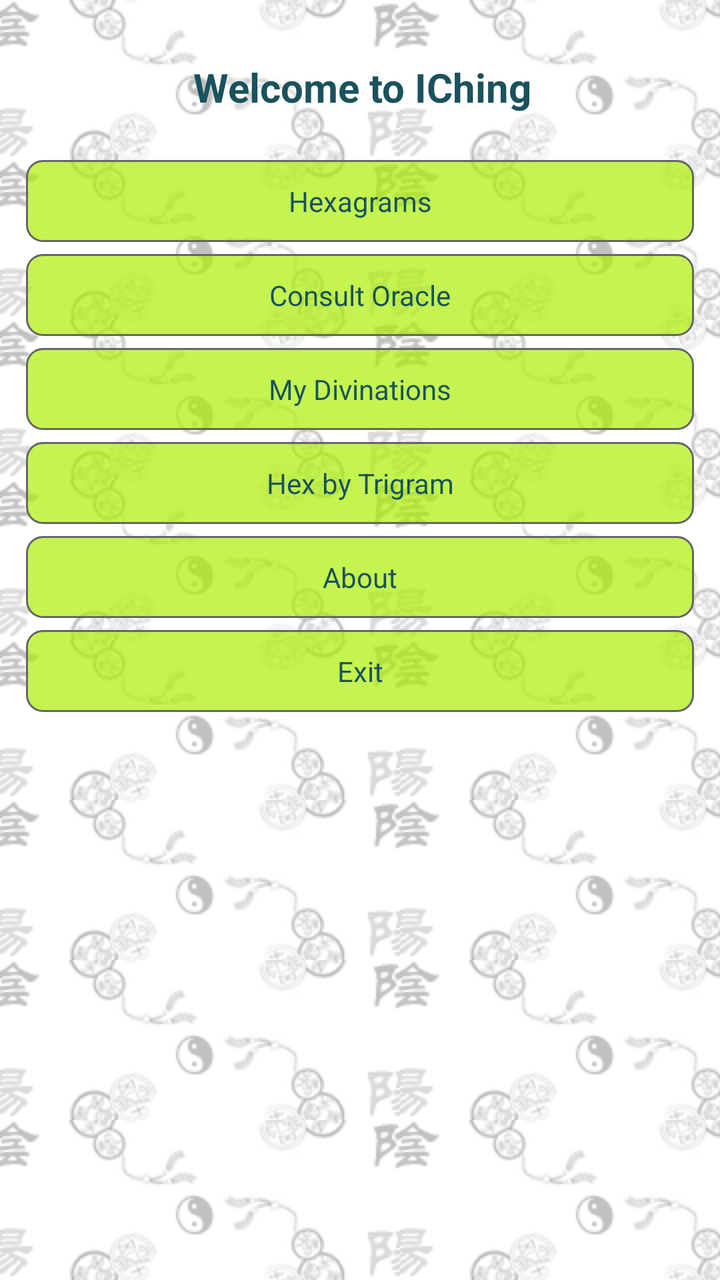
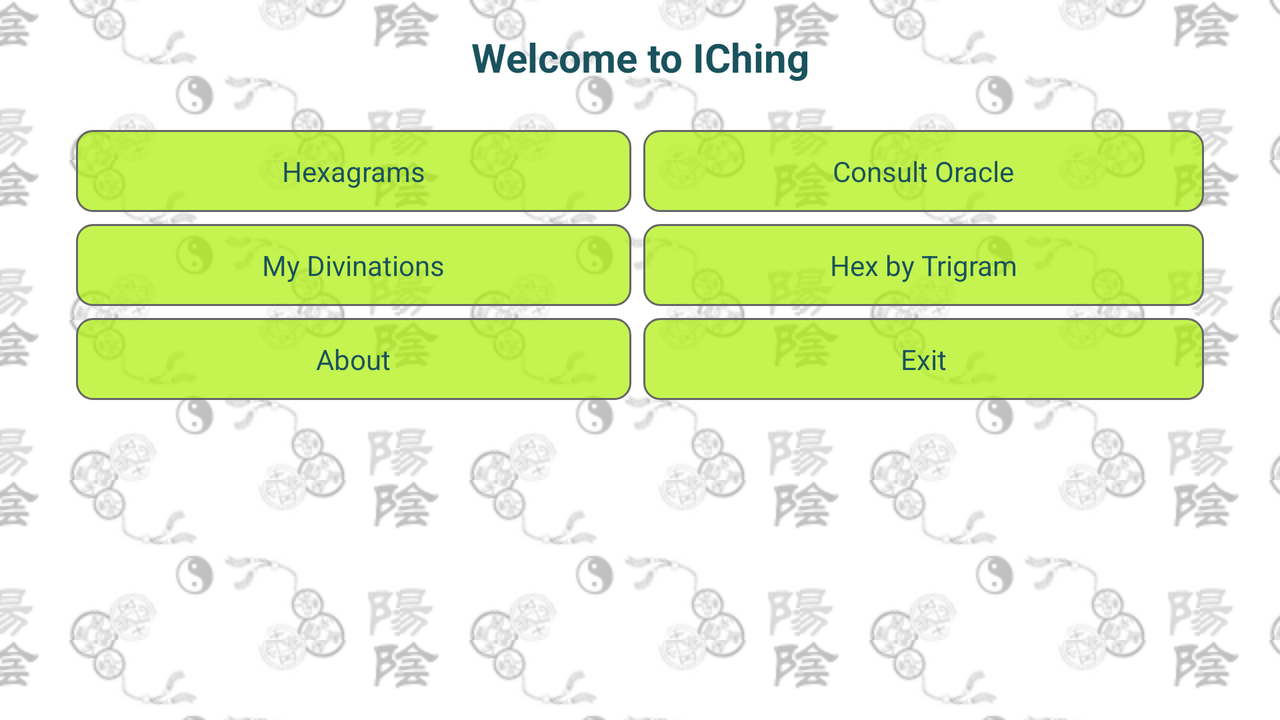

The same Android screen from two of the app's own layout files: first res/layout/ as a phone draws it, then the repository's variant for another configuration, drawn on a device whose configuration selects that folder. Both files follow.
<!-- AndroidManifest.xml: application theme Android -->
<!-- res/layout/main.xml -->
<?xml version="1.0" encoding="utf-8"?>
<LinearLayout
   xmlns:android="http://schemas.android.com/apk/res/android"
   android:orientation="vertical"
   android:paddingLeft="10dip"
   android:paddingRight="10dip"
   android:paddingTop="30dip"
   android:layout_width="fill_parent"
   android:layout_height="fill_parent">
	<ImageView
		android:layout_width="wrap_content"
		android:layout_height="wrap_content"
		android:id="@+id/spinnner"
		android:layout_gravity="center_horizontal"/>
	<TextView
	   style="?mainTitle"
	   android:layout_marginLeft="2dip"
	   android:text="@string/main_title"/>
   <Button
   	  android:id="@+id/references_check"
      android:text="@string/references_check_label"
      style="?button"/>
   <Button
   	  android:id="@+id/cast_iching"
      android:text="@string/cast_iching_label"
      style="?button"/>
   <Button
   	  android:id="@+id/load_divinations"
      android:text="@string/load_divinations"
      style="?button"/>
   <Button
   	  android:id="@+id/randomizer"
	  android:text="@string/randomizer"
	  style="?button"/>
   <Button
   	  android:id="@+id/about"
	  android:text="@string/about_label"
	  style="?button"/>
   <Button
      android:id="@+id/exit"
      android:text="@string/exit_label"
      style="?button"/>
</LinearLayout>
<!-- resources referenced by this layout -->
<resources>
  <string name="about_label">About</string>
  <string name="cast_iching_label">Consult Oracle</string>
  <string name="exit_label">Exit</string>
  <string name="load_divinations">My Divinations</string>
  <string name="main_title">Welcome to IChing</string>
  <string name="randomizer">Hex by Trigram</string>
  <string name="references_check_label">Hexagrams</string>
  <style name="ichingButton" parent="textWrapper">
  		<item name="android:background">@drawable/button</item>
  		<item name="android:textColor">@color/default_color</item>
  		<item name="android:textSize">14sp</item>
  		<item name="android:layout_margin">3dip</item>
  		<item name="android:paddingTop">11dip</item>
  		<item name="android:paddingBottom">11dip</item>
  	</style>
  <!-- drawable background (drawable) -->
  <?xml version="1.0" encoding="UTF-8"?>
  
  <bitmap xmlns:android="http://schemas.android.com/apk/res/android"
      android:src="@drawable/bg2"
      android:tileMode="repeat"/>
  <style name="mainTitle" parent="textWrapper">
          <item name="android:textSize">20sp</item>
          <item name="android:textStyle">bold</item>
          <item name="android:gravity">center</item>
          <item name="android:paddingBottom">20dip</item>
          <item name="android:textColor">@color/default_color</item>
      </style>
  <style name="listView" parent="@android:style/Widget.ListView">
  		<item name="android:listSelector">@drawable/list_item</item>
  	</style>
  <style name="CustomWindowTitle" parent="android:WindowTitle">
            <item name="android:textAppearance">@style/CustomWindowTitleText</item>
            <item name="android:shadowDx">0</item>
            <item name="android:shadowDy">0</item>
            <item name="android:shadowRadius">2</item>
            <item name="android:shadowColor">#EEEEEE</item>
        </style>
  <style name="CustomWindowTitleBackground" parent="android:Theme">
             <item name="android:background">@color/title_background_color</item>
       </style>
  <color name="default_color">#1A525D</color>
  <style name="alertDialogCustom" parent="@android:style/Theme.Dialog.Alert">
          <item name="android:textColor">#00FF00</item>
          <item name="android:typeface">monospace</item>
          <item name="android:textSize">10sp</item>
  	    <item name="android:topDark">@drawable/alert_title_bar</item>
      </style>
  <style name="textWrapper">
          <item name="android:layout_width">fill_parent</item>
          <item name="android:layout_height">wrap_content</item>
  	</style>
  <style name="CustomWindowTitleText" parent="android:TextAppearance.WindowTitle">
            <item name="android:textSize">14dip</item>
            <item name="android:textColor">@color/title_color</item>
            <item name="android:textStyle">bold|italic</item>
       </style>
  <color name="title_background_color">#DFF49A05</color>
  <!-- drawable button_selected (drawable) -->
  <?xml version="1.0" encoding="utf-8"?>
  
  <shape
  	xmlns:android="http://schemas.android.com/apk/res/android"
  	android:shape="rectangle">
  
  	<gradient
  		android:startColor="#AF93CF00"
  		android:endColor="#AF93CF00"/>
  
  	<stroke
  		android:width="1dp"
  		android:color="#666666"/>
  
  	<corners
  		android:radius="8dp"/>
  		
  </shape>
  <!-- drawable button_normal (drawable) -->
  <?xml version="1.0" encoding="utf-8"?>
  
  <shape
  	xmlns:android="http://schemas.android.com/apk/res/android"
  	android:shape="rectangle">
  
  	<gradient
  		android:startColor="#AFAAEF00"
  		android:endColor="#AFAAEF00"/>
  
  	<stroke
  		android:width="1dp"
  		android:color="#666666"/>
  
  	<corners
  		android:radius="8dp"/>
  		
  </shape>
  <!-- drawable list_item_pressed (drawable) -->
  <?xml version="1.0" encoding="utf-8"?>
  
  <shape xmlns:android="http://schemas.android.com/apk/res/android"
      android:shape="rectangle">
  
  	<gradient
  		android:startColor="#AF93CF00"
  		android:endColor="#AF93CF00"/>
  		
  </shape>
  <color name="title_color">#323232</color>
</resources>
<!-- res/layout-land/main.xml (the repository's variant of the layout above) -->
<!-- drawn on the phone turned sideways -->
<?xml version="1.0" encoding="utf-8"?>
<LinearLayout
   xmlns:android="http://schemas.android.com/apk/res/android"
   android:orientation="vertical"
   android:layout_width="fill_parent"
   android:layout_height="fill_parent"
   android:padding="15dip">
    <LinearLayout
      android:orientation="vertical"
      android:layout_height="wrap_content"
      android:layout_width="fill_parent"
      android:layout_gravity="center"
      android:paddingLeft="20dip"
      android:paddingRight="20dip">
   
 		<ImageView
			android:layout_width="wrap_content"
			android:layout_height="wrap_content"
			android:id="@+id/spinnner"
			android:layout_gravity="center_horizontal"/>
		<TextView
			style="?mainTitle"
		   	android:text="@string/main_title"/>
	      
		 <TableLayout
		     android:layout_height="wrap_content"
		     android:layout_width="wrap_content"
		     android:layout_gravity="center"
		     android:stretchColumns="*">
			<TableRow>
				<Button
				   android:id="@+id/references_check"
				   android:text="@string/references_check_label"
				   style="?button"/>
				<Button
				   android:id="@+id/cast_iching"
				   android:text="@string/cast_iching_label"
				   style="?button"/>
			</TableRow>
			<TableRow>
				<Button
			   	  android:id="@+id/load_divinations"
			      android:text="@string/load_divinations"
			      style="?button"/>
				<Button
				   android:id="@+id/randomizer"
				   android:text="@string/randomizer"
				   style="?button"
				   />
			</TableRow>
			<TableRow>
				<Button
				   android:id="@+id/about"
				   android:text="@string/about_label"
				   style="?button"/>
				<Button
				   android:id="@+id/exit"
				   android:text="@string/exit_label"
				   style="?button"
				   />
			</TableRow>
		</TableLayout>
		
	</LinearLayout>	      
</LinearLayout>
